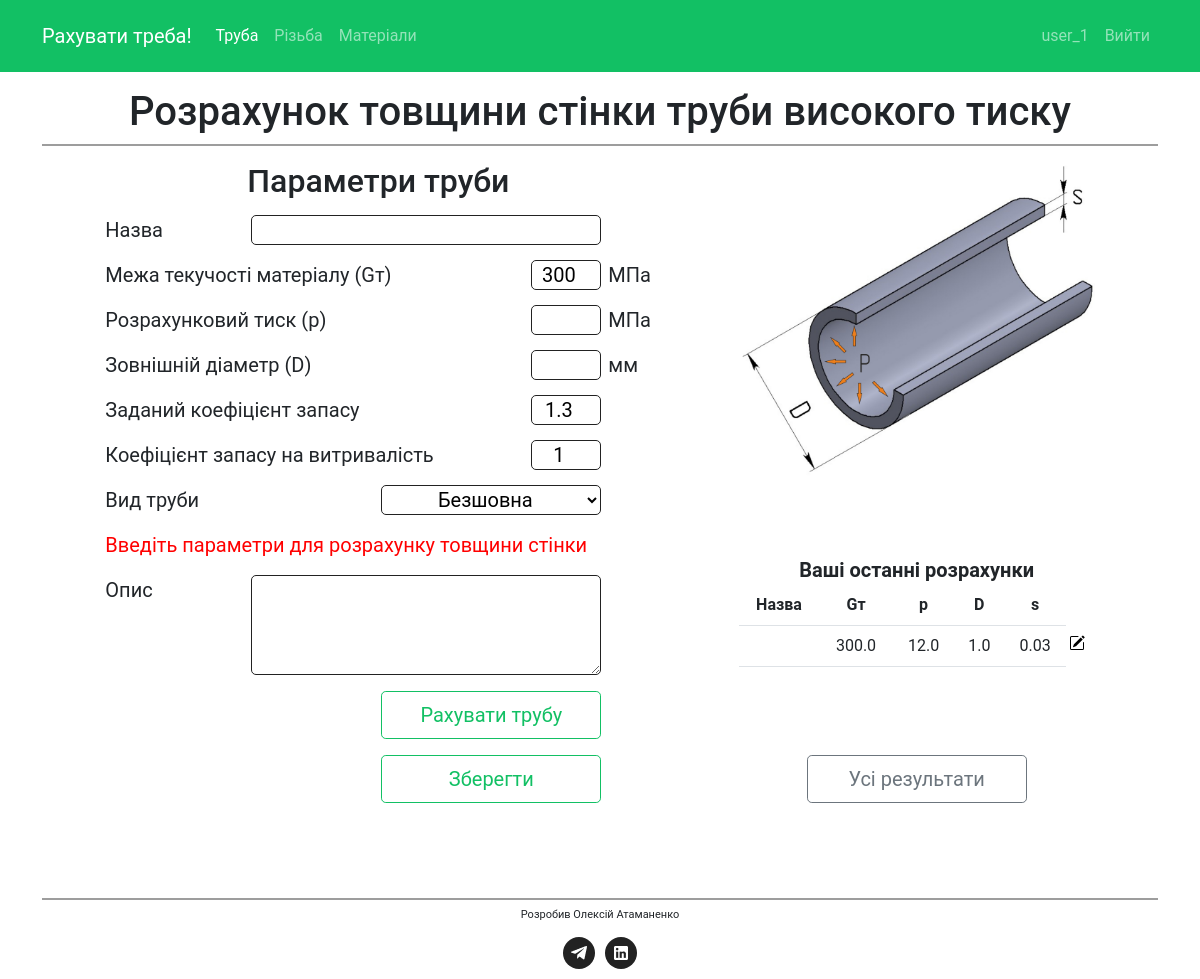
/pipe_pressure/ (signed in), run on an earlier commit of the app's database.
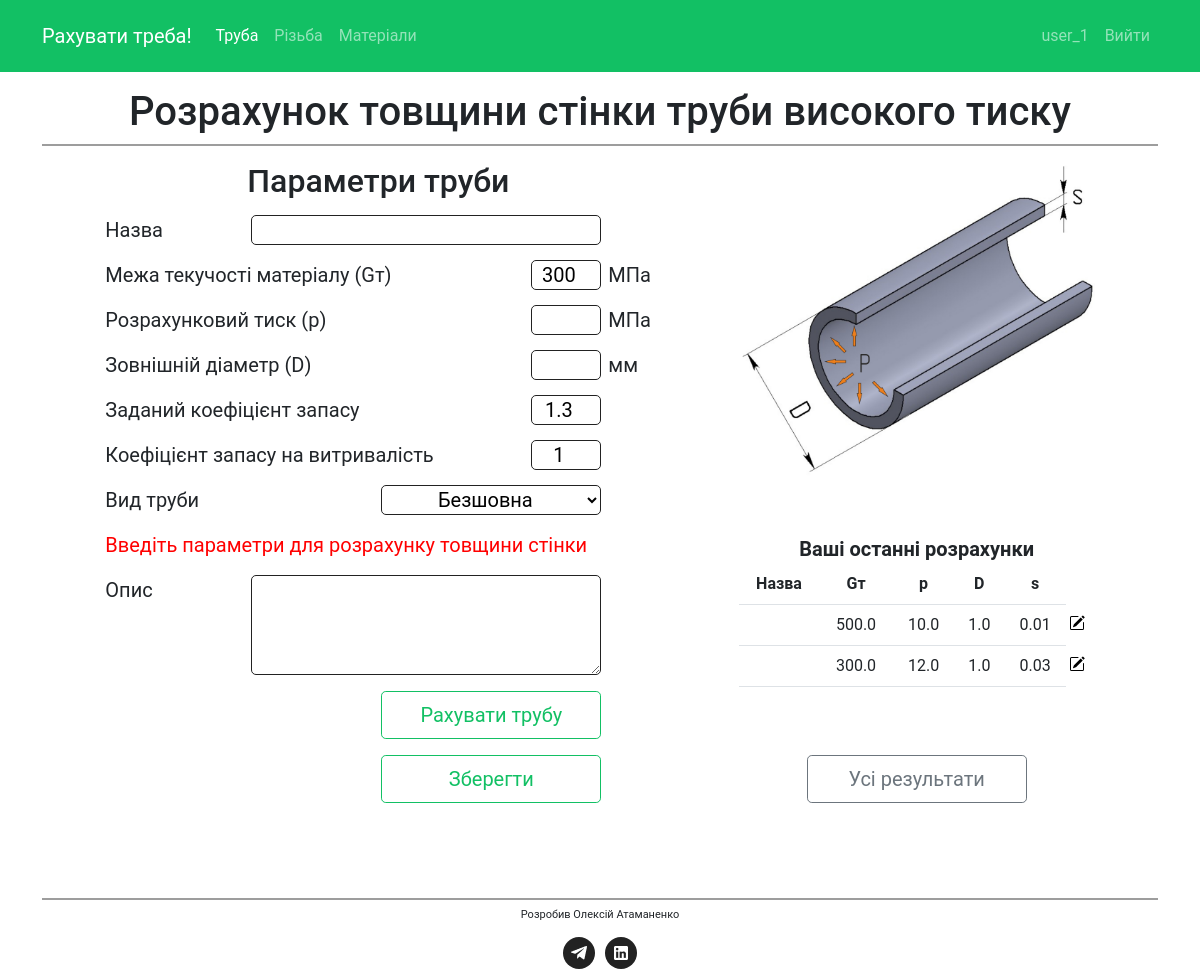
And on a later commit of the database.
### calculate/models.py (models this page shows, shortened)
class PipeHighPressure(models.Model):
    K_WELDING_CHOICES = [
        (1, "Безшовна"),
        (0.6, "Електрозварювальна"),
    ]
    id = models.AutoField(primary_key=True)
    user = models.ForeignKey(User, on_delete=models.CASCADE, default=None)
    name = models.CharField(max_length=20)
    description = models.TextField(blank=True, max_length=128)
    yield_strength = models.FloatField(default=300)
    test_pressure = models.FloatField()
    min_outside_diameter = models.FloatField()
    k_industry = models.FloatField(default=1.3)
    k_cycle = models.FloatField(default=1)
    k_welding = models.FloatField(max_length=40, choices=K_WELDING_CHOICES, default=1)
    created_at = models.DateTimeField(auto_now_add=True)
    @property
    def thickness(self):
        self.allowable_stresses = self.yield_strength / (self.k_industry * self.k_cycle)
        self.thickness_pipe = (
            self.test_pressure
            * self.min_outside_diameter
            / (2 * self.allowable_stresses * float(self.k_welding) + self.test_pressure)
        )
        self.thickness_round = round(self.thickness_pipe, 2)
        return self.thickness_round
    @staticmethod
    def get_by_user_order_by_created(user_id):
        return (
            PipeHighPressure.objects.filter(user=user_id)
            .order_by(
                "created_at",
            )
            .reverse()
        )

### calculate/views.py (the view)
# urls.py: path("pipe_pressure/", views.pipe_pressure, name="pipe_pressure"),
def pipe_pressure(request):
    thickness = 0
    outside_radius = 0
    if request.user.is_authenticated:
        last_pipe_results = PipeHighPressure.get_by_user_order_by_created(
            request.user.id
        )[:5]
    else:
        last_pipe_results = []
    if request.method == "POST":
        form = PipeHighPressureForm(request.POST)
        if form.is_valid():
            yield_strength = form.cleaned_data["yield_strength"]
            test_pressure = form.cleaned_data["test_pressure"]
            min_outside_diameter = form.cleaned_data["min_outside_diameter"]
            k_welding = form.cleaned_data["k_welding"]
            k_industry = form.cleaned_data["k_industry"]
            k_cycle = form.cleaned_data["k_cycle"]
            name = form.cleaned_data["name"]
            description = form.cleaned_data["description"]
            pipe = PipeHighPressure.calculate(
                yield_strength,
                test_pressure,
                min_outside_diameter,
                k_industry,
                k_cycle,
                k_welding,
            )
            thickness = pipe.thickness
            outside_radius = pipe.outside_radius
            if "create" in request.POST:
                if PipeHighPressure.create(
                    request.user,
                    yield_strength,
                    test_pressure,
                    min_outside_diameter,
                    k_industry,
                    k_cycle,
                    k_welding,
                    name,
                    description,
                ):
                    messages.success(request, ("Розрахунок успішно збережено!"))
                else:
                    messages.error(
                        request,
                        (
                            "Розрахунок не вдалося зберегти, т.к. товщина стінки перевищує зовнішній радіус "
                        ),
                    )
    else:
        form = PipeHighPressureForm()
    return render(
        request,
        "calculate/pipe_pressure.html",
        {
            "form": form,
            "thickness": thickness,
            "outside_radius": outside_radius,
            "last_pipe_results": last_pipe_results,
        },
    )

### calculate/forms.py
class PipeHighPressureForm(forms.Form):
    name = forms.CharField(label="Назва", max_length=20, required=False)
    description = forms.CharField(
        label="Опис", max_length=128, widget=forms.Textarea, required=False
    )
    yield_strength = forms.FloatField(
        label="Межа текучості матеріалу (Gт)", min_value=1, max_value=3000, initial=300
    )
    test_pressure = forms.FloatField(
        label="Розрахунковий тиск (p)",
        min_value=0.001,
        max_value=3000,
    )
    min_outside_diameter = forms.FloatField(
        label="Зовнішній діаметр (D)",
        min_value=1,
        max_value=10000,
    )
    k_industry = forms.FloatField(
        label="Заданий коефіцієнт запасу", min_value=1, max_value=10, initial=1.3
    )
    k_cycle = forms.FloatField(
        label="Коефіцієнт запасу на витривалість", min_value=1, max_value=10, initial=1
    )
    k_welding_choice = (
        (1, "Безшовна"),
        (0.6, "Електрозварювальна"),
    )
    k_welding = forms.ChoiceField(
        label="Вид труби",
        choices=k_welding_choice,
        widget=forms.Select(attrs={"class": "selector"}),
    )

### calculate/templates/calculate/pipe_pressure.html (shortened to what the changed rows need)
{% extends "base.html" %}
{% load static %}
{% block content %}
    <section class="pipe">
        <div class="container">
            <h1>Розрахунок товщини стінки труби високого тиску</h1>
            <div class="row">
                <div class="col-12 col-md-12 col-lg-6 form">
                    <h2>Параметри труби</h2>
                </div>
                <div class="col col-sm-8 col-md-8 col-lg-4">
                    {% if user.is_authenticated %}
                        {% if last_pipe_results %}
                            <div>
                                <table class="table">
                                    <tr class="table__header">
                                        <th>Назва</th>
                                        <th>Gт</th>
                                        <th>p</th>
                                        <th>D</th>
                                        <th>s</th>
                                    </tr>
                                    {% for pipe in last_pipe_results %}
                                        <tr>
                                            <td class="table__name"><div id="pipe-name">{{ pipe.name }}</div></td>
                                            <td class="table__condition">{{ pipe.yield_strength }}</td>
                                            <td class="table__hardness">{{ pipe.test_pressure }}</td>
                                            <td class="table__yield_strenght">{{ pipe.min_outside_diameter }}</td>
                                            <td class="table__yield_strenght">{{ pipe.thickness }}</td>
                                            <td id="edit-col">
                                                <form action="{% url 'pipe_detail' %}" method="POST">
                                                    <button class="detail-button">
                                                        <img id="pipe-detail-icon" class="detail-icon" src="/static/icons/pencil-square.svg" alt="edit">
                                                    </button>
                                                </form>
                                            </td>
                                        </tr>
                                    {% endfor %}
                                </table>
                            </div>
                        {% else %}
                            <p class="non-result">У Вас ще немає збережених розрахунків</p>
                        {% endif %}
                    {% endif %}
                </div>
            </div>
        </div>
    </section>
{% endblock %}

What changed in the data, as far as the page shows it:
added PipeHighPressure: yield_strength "500.0", test_pressure "10.0", min_outside_diameter "1.0", thickness "0.01"
